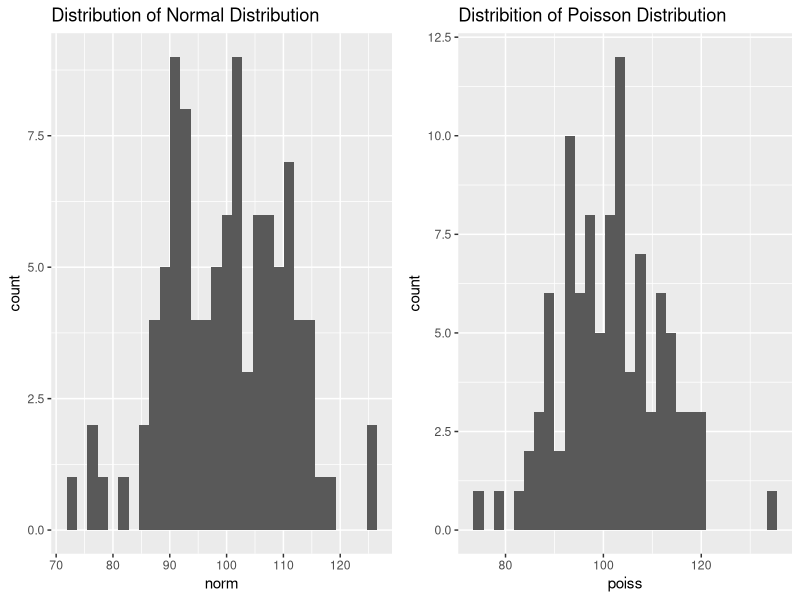
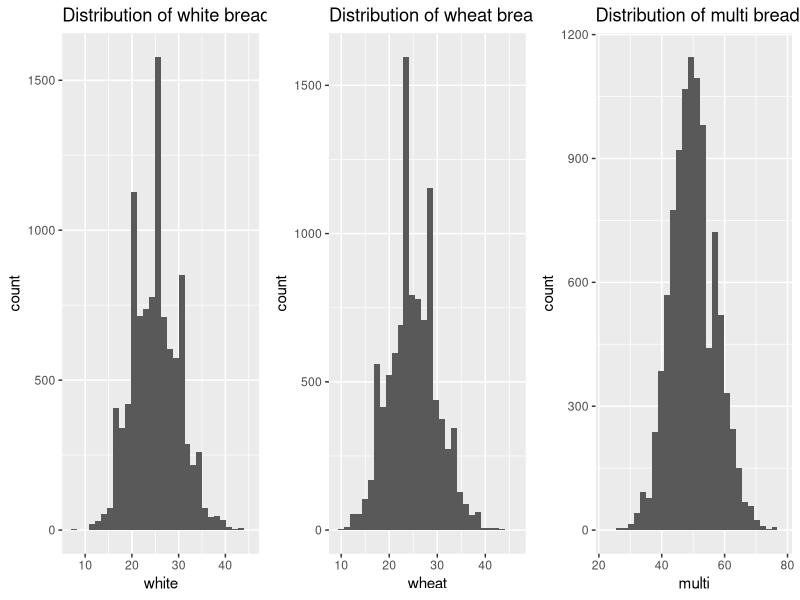
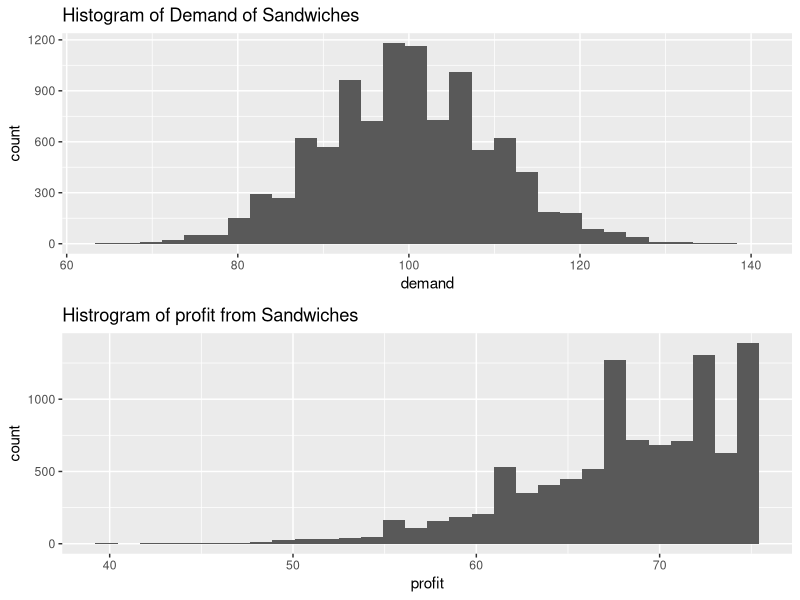
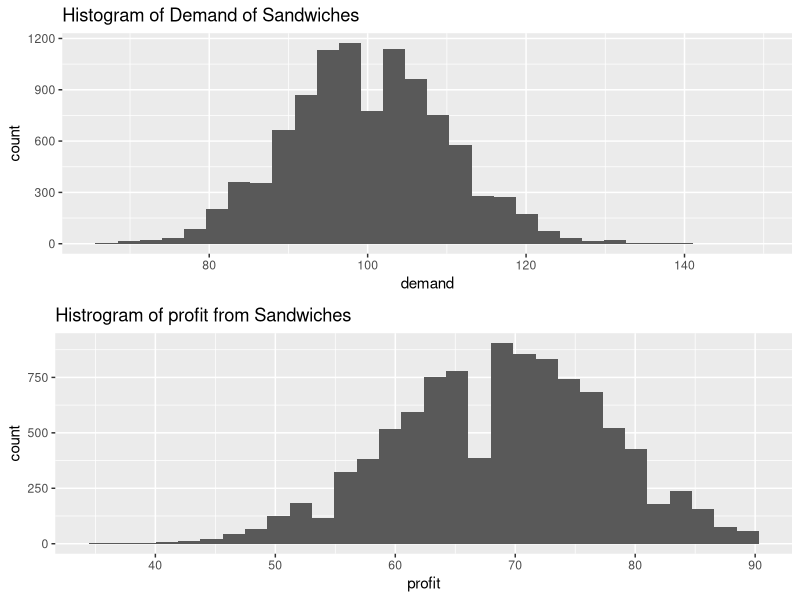
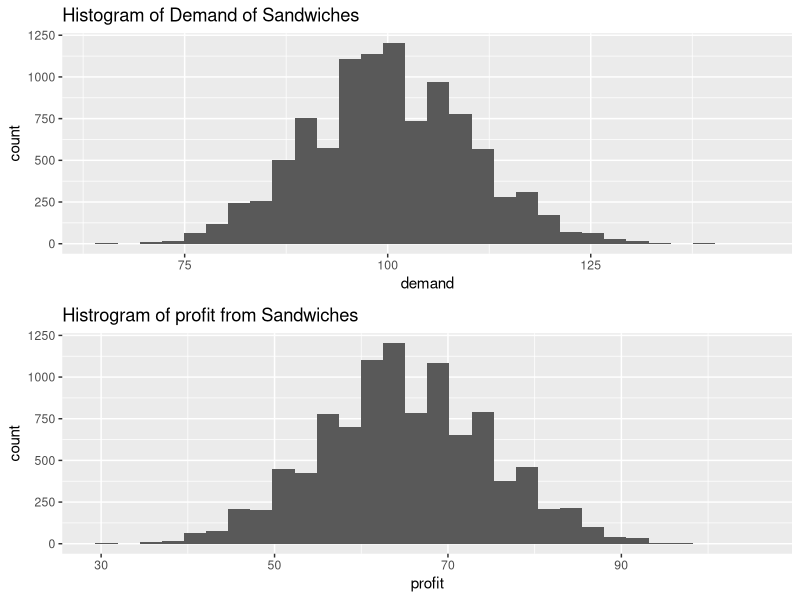
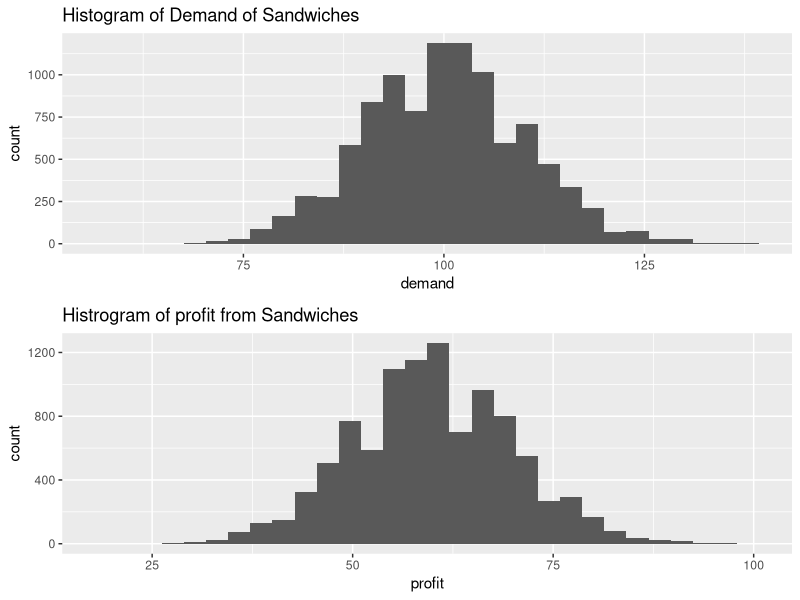

Generate these figures, in order, with R:
library(ggplot2)
library(gridExtra)
library(repr)


dist.plot = function(n, mu = 100, sigma = 10){
  options(repr.plot.width = 6, repr.plot.height = 6)
  dists = data.frame(
    norm = rnorm(n, mu, sigma),
    poiss = rpois(n, mu)
  )
  bw =( max(max(dists$norm,dists$poiss)) - min(min(dists$norm,dists$poiss)) )/60
  
  p1 = ggplot(dists, aes(norm)) + geom_histogram(bandwidth = bw) + ggtitle("Distribution of Normal Distribution")
  p2 = ggplot(dists, aes(poiss)) + geom_histogram(bandwidth = bw) + ggtitle("Distribition of Poisson Distribution")
  grid.arrange(p1, p2, ncol =2)
  summary(dists)
}

dist.plot(100)

#SIMULATE BREAD DEMAND
sim.bread = function(n){
  bread = runif(n)
  ifelse(bread <= 0.5, "white",ifelse(bread <= 0.75,"wheat","multi"))
}

table(sim.bread(100))

#SIMULATE DEMAND

sim.demand = function(lambda, n){
  arrivals = rpois(n, lambda)
  demand.mat = matrix(0,n,3)
  i = 1
  for(a in arrivals) {
    demand.mat[i,] = t(matrix(table(sim.bread(a))))
    i = i + 1
  }
  demand.mat = data.frame(demand.mat)
  colnames(demand.mat) = c("White","Wheat","Multi")
  return(demand.mat)
}

#Plot distribution of white, wheat and multi-grain
d = sim.demand(100,10000)
colnames(d) = c("white","wheat","multi")
p1 = ggplot(d, aes(white)) + geom_histogram() + ggtitle("Distribution of white bread")
p2 = ggplot(d, aes(wheat)) + geom_histogram() + ggtitle("Distribution of wheat bread")
p3 = ggplot(d, aes(multi)) + geom_histogram() + ggtitle("Distribution of multi bread")

grid.arrange(p1,p2,p3, ncol = 3)


#SIMULATE BAKED BREAD
baked.bread = function(n){
  
  baked = c(rep('white', times = floor(n/2)),rep("wheat", times = floor(n/4)), rep("multi", times = n-floor(n/2)-floor(n/4)))
  
  #table gives the summary of white, wheat and multigrain bread
  # Extract the counts and use it to create a dataframe.
  baked = data.frame(table(baked))[,2]
  names(baked) = c("Multigrain","Wheat","White") #Note how the order has changed
  # This order reversal takes place when we use table, it seems to sort by labels
  
  t(baked)
}

baked.bread(105)


#SIMULATE PROFIT 
sim.profit = function(baked, n, lambda, earned, cost){
  
  #Amount of bread of each type to be baked.
  bread = baked.bread(baked) 
  
  #Sim demand gives us the demand for each type of the bread. Demand of each type of bread
  # is calculated by # of people arriving in a timeperiod (arrival rate = poisson)
  # and the knowledge that 50% of ppl arriving want white, 25% wheat and 25% multigrain
  demand = sim.demand(lambda, n)
  
  
  #empty matrix for results
  profit = matrix(0,n,1)
  
  for(i in 1:3){
    bread.diff = bread[i]-demand[,i]    
    profit = ifelse(bread.diff >=0, #Was there enough bread of this type
                    profit + earned * demand[,i] - cost*bread[i], #if yes, compute profit
                    profit + earned * bread[i] - cost*bread[i])  #else profit is limited by available bread
    
  }
  data.frame(profit = profit, demand = demand, bread = bread)
  
}


sim.profit(100,10,100, 1.0, 0.25)


#PLOTTING PROFITS
plot.demand = function(demand){
  demand$demand = apply(demand[,2:4],1,sum) #Compute todal demand for White, Wheat and
    #multigrain bread; apply fuction applies sum() function along the rows
  p1 = ggplot(demand, aes(demand)) + geom_histogram() + ggtitle("Histogram of Demand of Sandwiches")
  p2 = ggplot(demand, aes(profit)) + geom_histogram() + ggtitle("Histrogram of profit from Sandwiches")
  print(grid.arrange(p1,p2,nrow = 2))
  summary(demand[,c(1,8)])
  
}

demand = sim.profit(100, 10000, 100, 1.00, 0.25)
plot.demand(demand)

#ABOVE WAS FOR 100 BAKED BREAD; NOW FOR VARIOUS BAKED BREAD
fun = function(x){
  demand = sim.profit(x, 10000, 100, 1.00, 0.25)
  plot.demand(demand)
}
new.breads = c(120,140,160)

lapply(new.breads, function(x) fun(x))


#PROFITABILITY vs BAKING BREAD
sim.total = function(baked, group, n = 100, lambda = 100, earned =1.0, cost = 0.25){
  bake.steps = length(baked)
  profits = rep(0, length.out = bake.steps)
  
  
}